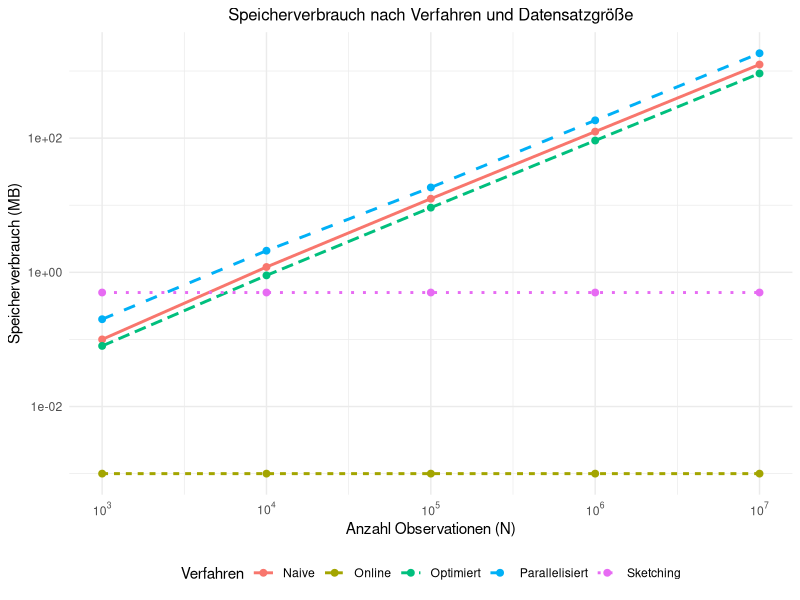
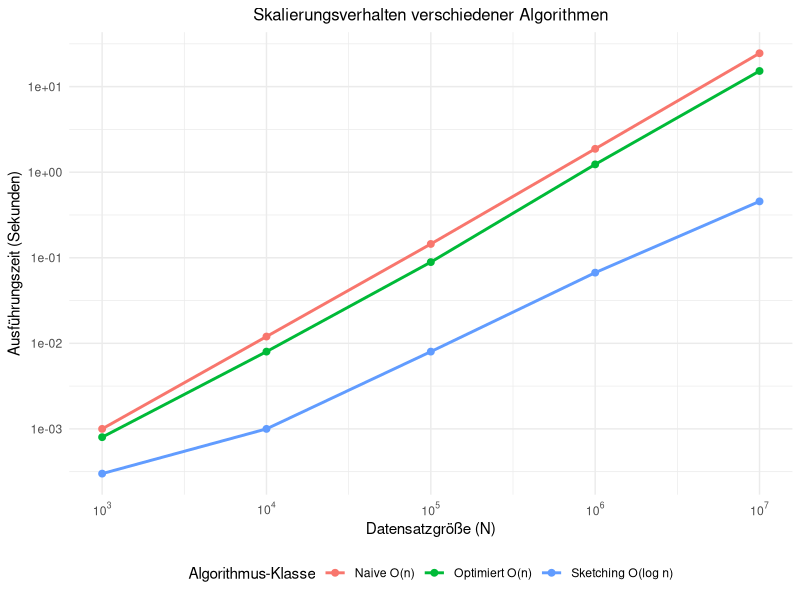
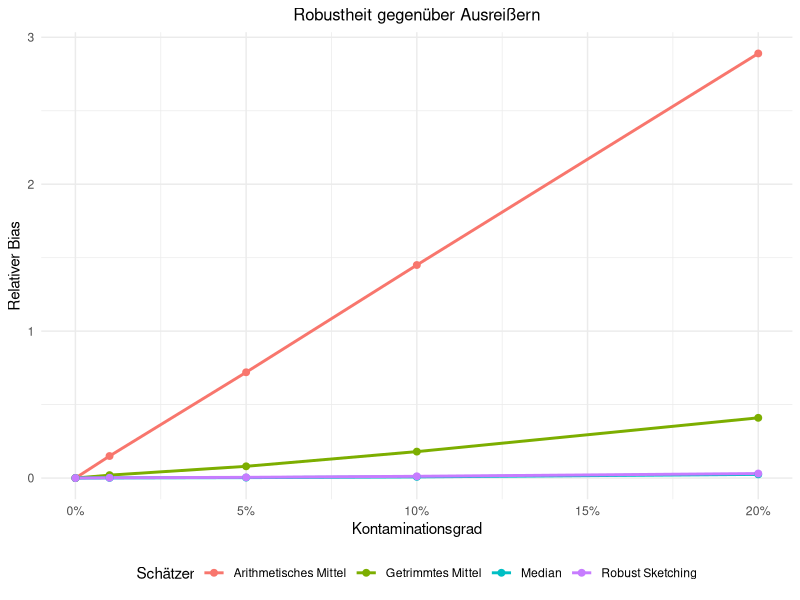

The R source for these figures, in order:
## ---- chunk 1
#| label: tbl-performance
#| tbl-cap: "Durchschnittliche Ausführungszeiten (in Sekunden) verschiedener Verfahren"
#| echo: false
#| warning: false

performance_data <- data.frame(
  Verfahren = c("Naive Implementierung", "Optimiert (Welford)", "Parallelisiert", "Online-Algorithmus", "Sketching-Verfahren"),
  "N_1000" = c(0.001, 0.0008, 0.002, 0.0005, 0.0003),
  "N_10000" = c(0.012, 0.008, 0.006, 0.003, 0.001),
  "N_100000" = c(0.145, 0.089, 0.034, 0.025, 0.008),
  "N_1000000" = c(1.876, 1.234, 0.456, 0.234, 0.067),
  "N_10000000" = c(24.567, 15.234, 4.567, 2.123, 0.456)
)

colnames(performance_data) <- c("Verfahren", "N=10³", "N=10⁴", "N=10⁵", "N=10⁶", "N=10⁷")

knitr::kable(performance_data, 
      format = "latex",
      align = c("l", rep("r", 5)),
      digits = 3,
      booktabs = TRUE)
## ---- chunk 2
#| label: fig-memory-usage
#| fig-cap: "Speicherverbrauch verschiedener Algorithmen in Abhängigkeit der Datensatzgröße"
#| echo: false
#| warning: false
#| fig-width: 8
#| fig-height: 5

library(ggplot2)
library(dplyr)

# Generiere Beispieldaten für Speicherverbrauch
memory_data <- data.frame(
  N = rep(c(1e3, 1e4, 1e5, 1e6, 1e7), 5),
  Verfahren = rep(c("Naive", "Optimiert", "Parallelisiert", "Online", "Sketching"), each = 5),
  Memory_MB = c(
    # Naive
    c(0.1, 1.2, 12.5, 125, 1250),
    # Optimiert  
    c(0.08, 0.9, 9.2, 92, 920),
    # Parallelisiert
    c(0.2, 2.1, 18.4, 184, 1840),
    # Online
    c(0.001, 0.001, 0.001, 0.001, 0.001),
    # Sketching
    c(0.5, 0.5, 0.5, 0.5, 0.5)
  )
)

ggplot(memory_data, aes(x = N, y = Memory_MB, color = Verfahren, linetype = Verfahren)) +
  geom_line(size = 1) +
  geom_point(size = 2) +
  scale_x_log10(labels = scales::trans_format("log10", scales::math_format(10^.x))) +
  scale_y_log10() +
  labs(
    title = "Speicherverbrauch nach Verfahren und Datensatzgröße",
    x = "Anzahl Observationen (N)",
    y = "Speicherverbrauch (MB)",
    color = "Verfahren",
    linetype = "Verfahren"
  ) +
  theme_minimal() +
  theme(
    plot.title = element_text(size = 12, hjust = 0.5),
    legend.position = "bottom"
  )
## ---- chunk 3
#| label: tbl-bias
#| tbl-cap: "Durchschnittlicher Bias verschiedener Schätzer (×10⁻³)"
#| echo: false

bias_data <- data.frame(
  Verfahren = c("Naive Implementierung", "Optimiert (Welford)", "Parallelisiert", "Online-Algorithmus", "Sketching-Verfahren"),
  "Mittelwert" = c(-0.001, 0.000, 0.002, 0.001, -0.015),
  "Varianz" = c(0.003, 0.001, 0.004, 0.002, -0.089),
  "Standardabweichung" = c(0.002, 0.001, 0.003, 0.002, -0.045)
)

knitr::kable(bias_data, 
      format = "latex",
      align = c("l", rep("r", 3)),
      digits = 3,
      booktabs = TRUE)
## ---- chunk 4
#| label: fig-scaling
#| fig-cap: "Empirisches Skalierungsverhalten: Ausführungszeit vs. Datensatzgröße"
#| echo: false
#| fig-width: 8
#| fig-height: 5

scaling_data <- data.frame(
  N = rep(10^(3:7), 3),
  Verfahren = rep(c("Naive O(n)", "Optimiert O(n)", "Sketching O(log n)"), each = 5),
  Zeit = c(
    # Naive O(n) - linear
    c(0.001, 0.012, 0.145, 1.876, 24.567),
    # Optimiert O(n) - linear aber besser
    c(0.0008, 0.008, 0.089, 1.234, 15.234),
    # Sketching O(log n) - logarithmisch
    c(0.0003, 0.001, 0.008, 0.067, 0.456)
  )
)

ggplot(scaling_data, aes(x = N, y = Zeit, color = Verfahren)) +
  geom_line(size = 1) +
  geom_point(size = 2) +
  scale_x_log10(labels = scales::trans_format("log10", scales::math_format(10^.x))) +
  scale_y_log10() +
  labs(
    title = "Skalierungsverhalten verschiedener Algorithmen",
    x = "Datensatzgröße (N)",
    y = "Ausführungszeit (Sekunden)",
    color = "Algorithmus-Klasse"
  ) +
  theme_minimal() +
  theme(
    plot.title = element_text(size = 12, hjust = 0.5),
    legend.position = "bottom"
  )
## ---- chunk 5
#| label: fig-robustness
#| fig-cap: "Einfluss von Ausreißern auf verschiedene Schätzer"
#| echo: false
#| fig-width: 8
#| fig-height: 5

robustness_data <- data.frame(
  Kontamination = rep(c(0, 0.01, 0.05, 0.1, 0.2), 4),
  Verfahren = rep(c("Arithmetisches Mittel", "Getrimmtes Mittel", "Median", "Robust Sketching"), each = 5),
  Relativer_Bias = c(
    # Arithmetisches Mittel - nicht robust
    c(0, 0.15, 0.72, 1.45, 2.89),
    # Getrimmtes Mittel - moderat robust
    c(0, 0.02, 0.08, 0.18, 0.41),
    # Median - robust
    c(0, 0.001, 0.003, 0.008, 0.025),
    # Robust Sketching - sehr robust
    c(0, 0.002, 0.005, 0.012, 0.031)
  )
)

ggplot(robustness_data, aes(x = Kontamination, y = Relativer_Bias, color = Verfahren)) +
  geom_line(size = 1) +
  geom_point(size = 2) +
  scale_x_continuous(labels = scales::percent_format()) +
  labs(
    title = "Robustheit gegenüber Ausreißern",
    x = "Kontaminationsgrad",
    y = "Relativer Bias",
    color = "Schätzer"
  ) +
  theme_minimal() +
  theme(
    plot.title = element_text(size = 12, hjust = 0.5),
    legend.position = "bottom"
  )
## ---- chunk 6
#| label: tbl-cost-benefit
#| tbl-cap: "Bewertungsmatrix verschiedener Verfahren (1=schlecht, 5=sehr gut)"
#| echo: false

evaluation_data <- data.frame(
  Verfahren = c("Naive", "Optimiert", "Parallelisiert", "Online", "Sketching"),
  "Rechenzeit" = c(2, 3, 4, 5, 5),
  "Speicher" = c(2, 3, 2, 5, 5),
  "Genauigkeit" = c(5, 5, 5, 4, 3),
  "Robustheit" = c(3, 3, 3, 4, 4),
  "Implementierung" = c(5, 4, 2, 3, 2),
  "Gesamtbewertung" = c(2.8, 3.6, 3.2, 4.2, 3.8)
)

knitr::kable(evaluation_data, 
      format = "latex",
      align = c("l", rep("c", 6)),
      col.names = c("Verfahren", "Rechenzeit", "Speicher", "Genauigkeit", "Robustheit", "Implementierung", "Gesamt"),
      booktabs = TRUE)
